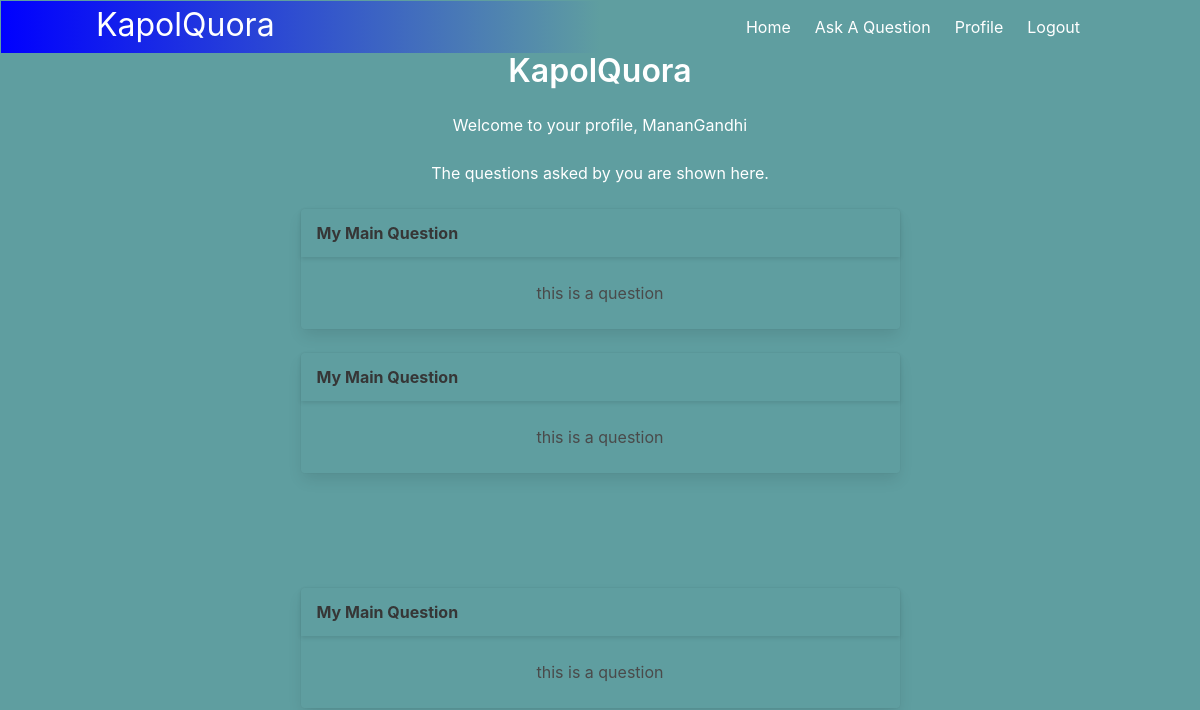
The app's page /profile (signed in) with its own data.
### models.py (models this page shows)
class User(UserMixin, db.Model):
    id = db.Column(db.Integer, primary_key=True) # primary keys are required by SQLAlchemy
    email = db.Column(db.String(100), unique=True)
    password = db.Column(db.String(100))
    name = db.Column(db.String(1000))
    std=db.Column(db.Integer())

class Questions(db.Model):
    sno=db.Column(db.Integer, primary_key=True)
    question=db.Column(db.String(1000))
    description=db.Column(db.String(100000))
    author=db.Column(db.String(1000))
    std=db.Column(db.Integer())
    answer=db.Column(db.String(100000))

### main.py (the view)
@main.route('/profile')
@login_required
def profile():
    return render_template('profile.html', data=Questions.query.filter(Questions.author==current_user.name).all(), user=current_user.name)

### initial.py (called while the page is built)
def create_app():
    app = Flask(__name__)
    app.config['FLASK_ADMIN_SWATCH'] = 'cerulean'
    app.config['SECRET_KEY'] = 'This-is-my-Secret'
    app.config['SQLALCHEMY_DATABASE_URI'] = 'sqlite:///db.sqlite'
    db.init_app(app)
    login_manager = LoginManager()
    login_manager.login_view = 'auth.login'
    login_manager.init_app(app)
    from models import User
    @login_manager.user_loader
    def load_user(user_id):
        return User.query.get(int(user_id))
    from auth import auth as auth_blueprint
    app.register_blueprint(auth_blueprint)
    from main import main as main_blueprint
    app.register_blueprint(main_blueprint)
    return app

### templates/profile.html (shortened to what this page needs)
{% extends "base.html" %}
{% block content %}
<div style="position:relative; top:0%; text-align: center;">
<h1 class="title">KapolQuora</h1>
<h2>Welcome to your profile, {{user}}</h2><br>
<h5>The questions asked by you are shown here.</h5>
{% if data %}
{% for x in data %}
<br>
<div class="card" style="text-align: center; margin:auto; width: 50%; background-color: transparent;">
    <div class="card-header" style="align-content: center;">
      <p class="card-header-title" style="align-content: center;">
        {{x.question}}
      </p>
    </div>
    <div class="card-content">
      <div class="content">
            {{x.description}}
        <br>
      </div>
    </div>
  </div>
</div>
{% endfor %}
{% else %}
    <h4 style="padding-top:10px">You have not asked any questions till now!</h4>
{% endif %}
{% endblock %}

### records on screen
User: name "MananGandhi"
Questions: question "My Main Question", description "this is a question"
Questions: question "My Main Question", description "this is a question"
Questions: question "My Main Question", description "this is a question"
